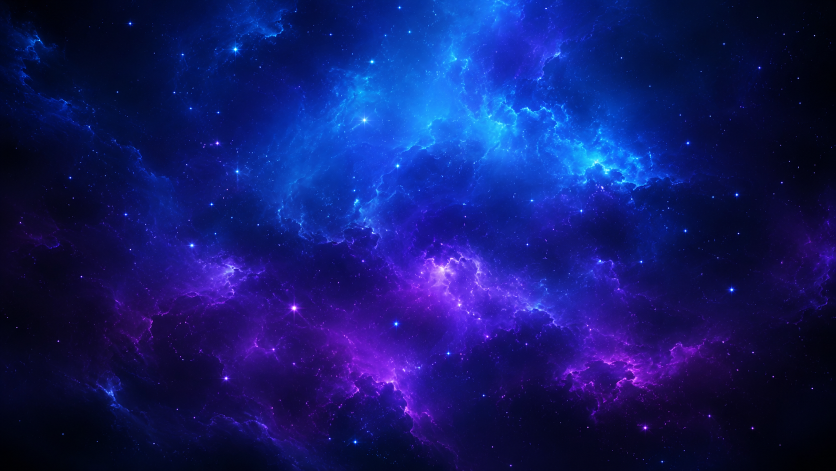
#> input picture Assets/_Nebulax/Arte/Fondos/10_fondo_espacial_nebulax.png, 1672 x 941 px (shown at 1/2 size)
$ python generar_documentacion_nebulax.py
#> lines starting #> are read from the running program, lines starting #| are printed output that depends on the picture
from pathlib import Path
from math import sin, pi, floor
import wave
import random
from PIL import Image, ImageDraw, ImageFont, ImageFilter
from reportlab.pdfgen import canvas
from reportlab.lib.pagesizes import landscape, A4
from reportlab.lib.utils import ImageReader

RAIZ = Path(__file__).resolve().parents[1]
DOC = RAIZ / "Documentacion"
AUDIO = RAIZ / "Audio" / "Efectos"
SPRITES = RAIZ / "Arte" / "Sprites"
FONDOS = RAIZ / "Arte" / "Fondos"
DOC.mkdir(parents=True, exist_ok=True)
AUDIO.mkdir(parents=True, exist_ok=True)


def generar_wav(nombre, frecuencia, duracion, volumen, tipo):
    ruta = AUDIO / nombre
    sample_rate = 44100
    muestras = int(sample_rate * duracion)
    rnd = random.Random(71869757)
    with wave.open(str(ruta), "wb") as wav:
        wav.setnchannels(1)
        wav.setsampwidth(2)
        wav.setframerate(sample_rate)
        datos = bytearray()
        for i in range(muestras):
            t = i / sample_rate
            envolvente = 1.0 - (i / max(1, muestras))
            if tipo == "cuadrada":
                valor = 1.0 if sin(2 * pi * frecuencia * t) >= 0 else -1.0
            elif tipo == "seno_doble":
                valor = sin(2 * pi * frecuencia * t) * 0.70 + sin(2 * pi * frecuencia * 1.5 * t) * 0.30
            elif tipo == "sierra":
                valor = 2.0 * (t * frecuencia - floor(0.5 + t * frecuencia))
            else:
                valor = rnd.random() * 2.0 - 1.0
            muestra = int(max(-32768, min(32767, valor * envolvente * volumen * 32767)))
            datos.extend(muestra.to_bytes(2, "little", signed=True))
        wav.writeframes(datos)


def fuente(tamano, negrita=False):
    candidatos = [
        "C:/Windows/Fonts/segoeuib.ttf" if negrita else "C:/Windows/Fonts/segoeui.ttf",
        "C:/Windows/Fonts/arialbd.ttf" if negrita else "C:/Windows/Fonts/arial.ttf",
    ]
    for candidato in candidatos:
        try:
            return ImageFont.truetype(candidato, tamano)
        except OSError:
            pass
    return ImageFont.load_default()


def cargar_sprite(ruta, tamano):
    img = Image.open(ruta).convert("RGBA")
    img.thumbnail((tamano, tamano), Image.LANCZOS)
    return img


def texto_multilinea(draw, texto, xy, font, fill, ancho, espaciado=8):
    palabras = texto.split()
    lineas = []
    linea = ""
    for palabra in palabras:
        prueba = (linea + " " + palabra).strip()
        bbox = draw.textbbox((0, 0), prueba, font=font)
        if bbox[2] - bbox[0] <= ancho or not linea:
            linea = prueba
        else:
            lineas.append(linea)
            linea = palabra
    if linea:
        lineas.append(linea)
    x, y = xy
    for linea in lineas:
        draw.text((x, y), linea, font=font, fill=fill)
        y += font.size + espaciado
    return y


def dibujar_tarjeta(draw, xy, wh, titulo, cuerpo, color_titulo):
    x, y = xy
    w, h = wh
    draw.rounded_rectangle((x, y, x + w, y + h), radius=28, fill=(8, 18, 42, 205), outline=(74, 234, 255, 180), width=3)
    draw.text((x + 28, y + 24), titulo, font=fuente(34, True), fill=color_titulo)
    texto_multilinea(draw, cuerpo, (x + 28, y + 82), fuente(24), (225, 246, 255), w - 56)


def generar_documento():
    ancho, alto = 1920, 1080
    fondo_path = FONDOS / "10_fondo_espacial_nebulax.png"
    if fondo_path.exists():
        fondo = Image.open(fondo_path).convert("RGB").resize((ancho, alto), Image.LANCZOS)
    else:
        fondo = Image.new("RGB", (ancho, alto), (3, 6, 19))
    fondo = fondo.filter(ImageFilter.GaussianBlur(radius=1.2))
    overlay = Image.new("RGBA", (ancho, alto), (0, 0, 0, 0))
    draw = ImageDraw.Draw(overlay)

    # Capas sci-fi.
    draw.rectangle((0, 0, ancho, alto), fill=(0, 4, 16, 95))
    for i in range(14):
        x = 110 + i * 138
        draw.line((x, 0, x - 260, alto), fill=(23, 215, 255, 38), width=2)
    draw.rounded_rectangle((70, 60, ancho - 70, alto - 60), radius=42, outline=(67, 236, 255, 210), width=5)
    draw.rounded_rectangle((95, 85, ancho - 95, alto - 85), radius=30, outline=(150, 82, 255, 150), width=2)

    draw.text((130, 82), "NEBULAX", font=fuente(92, True), fill=(123, 244, 255))
    draw.text((135, 178), "Shooter espacial vertical 2D", font=fuente(34), fill=(212, 226, 255))
    draw.text((135, 226), "Sobrevive a la nebulosa, domina el disparo y cruza la estructura.", font=fuente(30, True), fill=(218, 145, 255))

    dibujar_tarjeta(draw, (120, 305), (520, 245), "Resumen", "El jugador controla una nave espacial que destruye enemigos, recoge poderes, usa misiles y desbloquea un área de batalla especial después de destruir 10 enemigos.", (106, 241, 255))
    dibujar_tarjeta(draw, (120, 585), (520, 295), "Mecánicas", "WASD/Flechas para moverse. Espacio dispara. X usa doble disparo si el poder fue recogido. Control izquierdo lanza misiles. La nave no puede salir de la pantalla.", (106, 241, 255))
    dibujar_tarjeta(draw, (690, 305), (560, 245), "Aspectos únicos", "Tres enemigos progresivos, alerta visual y sonora para Enemigo III, explosiones animadas, poderes de doble/triple disparo y estructura con abertura central segura.", (207, 152, 255))
    dibujar_tarjeta(draw, (690, 585), (560, 295), "Enemigos", "Tipo I baja verticalmente. Tipo II baja en zigzag tras 3 bajas. Tipo III aparece en pares tras 10 bajas, causa 100 de daño y el misil lo destruye de un impacto.", (207, 152, 255))
    dibujar_tarjeta(draw, (1300, 305), (500, 575), "Datos del estudiante", "Paredes Gutierrez Meayck Rudloff - 71869757\nUniversidad Continental\nDesarrollo de Videojuegos\n\nUnity 2D · URP · MonoBehaviour · Prefabs · Rigidbody2D · Canvas UI", (143, 255, 210))

    compuesto = fondo.convert("RGBA")
    compuesto.alpha_composite(overlay)

    # Sprites decorativos.
    sprites = [
        SPRITES / "Jugador" / "01_nave_jugador_nebulax.png",
        SPRITES / "Enemigos" / "02_enemigo_tipo_uno.png",
        SPRITES / "Enemigos" / "03_enemigo_tipo_dos.png",
        SPRITES / "Enemigos" / "04_enemigo_tipo_tres.png",
        SPRITES / "Poderes" / "07_poder_doble_disparo.png",
        SPRITES / "Poderes" / "08_poder_triple_disparo.png",
    ]
    posiciones = [(1450, 115, 185), (1300, 895, 110), (1455, 895, 110), (1610, 890, 125), (720, 900, 90), (840, 900, 90)]
    for ruta, (x, y, tam) in zip(sprites, posiciones):
        if ruta.exists():
            sp = cargar_sprite(ruta, tam)
            sombra = Image.new("RGBA", sp.size, (0, 0, 0, 0))
            sombra.alpha_composite(sp)
            sombra = sombra.filter(ImageFilter.GaussianBlur(8))
            compuesto.alpha_composite(sombra, (x + 8, y + 8))
            compuesto.alpha_composite(sp, (x, y))

    png_path = DOC / "OnePageDocument_Nebulax.png"
    pdf_path = DOC / "OnePageDocument_Nebulax.pdf"
    source_path = DOC / "OnePageDocument_Nebulax_Source.txt"

    source_path.write_text(
        "NEBULAX - ONE PAGE DOCUMENT\n\n"
        "Nombre del juego: Nebulax\n"
        "Frase de impacto: Sobrevive a la nebulosa, domina el disparo y cruza la estructura.\n\n"
        "Resumen: Shooter espacial vertical 2D donde el jugador destruye enemigos, recoge poderes, usa misiles y supera un área de batalla especial tras destruir 10 enemigos.\n\n"
        "Aspectos únicos: enemigos progresivos, alerta del Enemigo III, poderes de doble/triple disparo, misil de alto daño, explosiones animadas y estructura con abertura central segura.\n\n"
        "Mecánicas principales: WASD/Flechas para moverse, Espacio para disparar, X para doble disparo tras recoger poder, Control izquierdo para misil, UI de vida/enemigos y consola obligatoria cada segundo.\n\n"
        "Enemigos: Tipo I vertical, Tipo II zigzag, Tipo III élite en pares.\n\n"
        "Datos del estudiante: Paredes Gutierrez Meayck Rudloff - 71869757; Universidad Continental; Desarrollo de Videojuegos.\n",
        encoding="utf-8"
    )
    compuesto.convert("RGB").save(png_path, quality=95)

    c = canvas.Canvas(str(pdf_path), pagesize=landscape(A4))
    page_w, page_h = landscape(A4)
    c.drawImage(ImageReader(str(png_path)), 0, 0, width=page_w, height=page_h)
    c.showPage()
    c.save()


def main():
    generar_wav("sfxDisparoJugador.wav", 880, 0.12, 0.32, "cuadrada")
    generar_wav("sfxDestruccionEnemigo.wav", 120, 0.35, 0.45, "ruido")
    generar_wav("sfxAlertaEnemigoIII.wav", 660, 0.45, 0.30, "seno_doble")
    generar_wav("sfxExplosionJugador.wav", 85, 0.55, 0.50, "ruido")
    generar_wav("sfxMisilJugador.wav", 220, 0.28, 0.36, "sierra")
    generar_documento()
#> in generar_documento, `overlay = Image.new("RGBA", (ancho, alto), (0, 0, 0, 0))`: overlay: PIL image 1920x1080 RGBA; every value is 0
#> in generar_documento, `compuesto.alpha_composite(overlay)`:
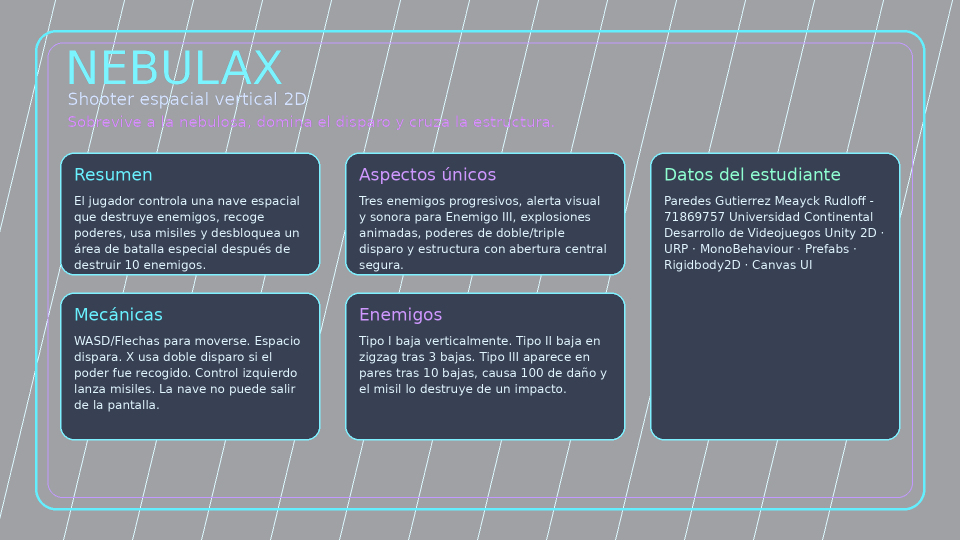
#> overlay: PIL image 1920x1080 RGBA (shown at 1/2 size); mean R, G, B, A 12.9, 25.1, 43.2, 145; transparent parts drawn white
#> in generar_documento, `compuesto.alpha_composite(overlay)`:
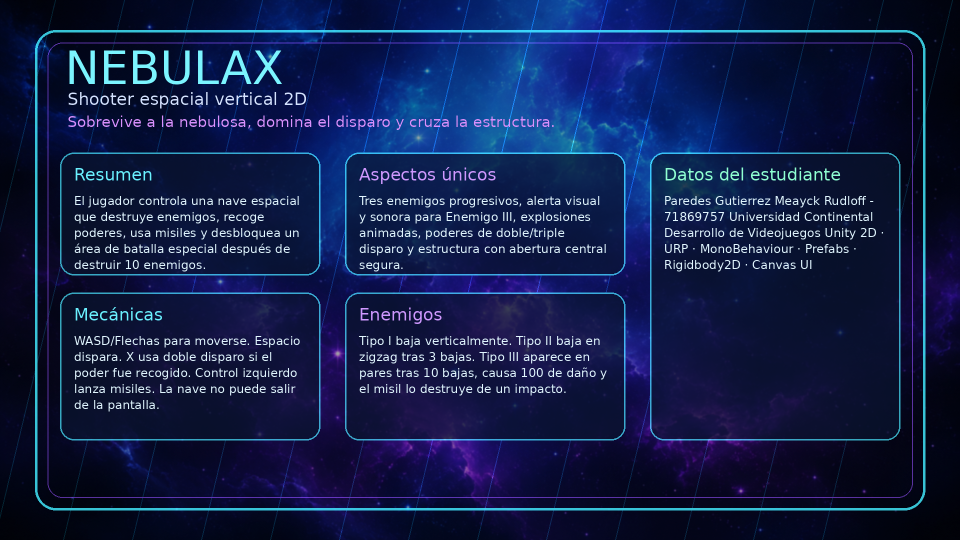
#> compuesto: PIL image 1920x1080 RGBA (shown at 1/2 size); mean R, G, B, A 17.7, 30.2, 73.1, 255
#> (the call stopped at in generar_documento, `c = canvas.Canvas(str(pdf_path), pagesize=landscape(A4))`: reportlab is not available in this run)
    print("Documentación y audio Nebulax generados correctamente.")

if __name__ == "__main__":
    main()
